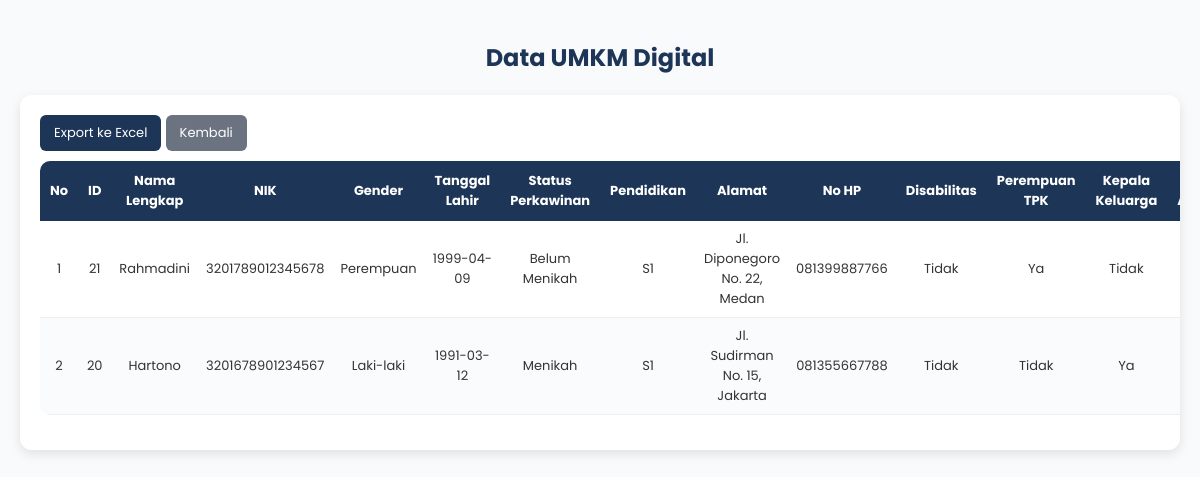
The page /umkm_digital.php?msg=invalid on the database its author committed.
### tables this page shows
CREATE TABLE `umkm` (
  `id` int(11) NOT NULL,
  `nama_lengkap` varchar(100) NOT NULL,
  `nik` varchar(20) NOT NULL,
  `gender` enum('Laki-laki','Perempuan') NOT NULL,
  `tanggal_lahir` date NOT NULL,
  `status_perkawinan` varchar(50) NOT NULL,
  `pendidikan` varchar(50) NOT NULL,
  `alamat_domisili` text NOT NULL,
  `no_hp` varchar(20) NOT NULL,
  `disabilitas` varchar(50) NOT NULL,
  `perempuan_tpk` varchar(50) NOT NULL,
  `kepala_keluarga` varchar(50) NOT NULL,
  `jumlah_anggota_keluarga` int(11) NOT NULL,
  `jumlah_tanggungan` int(11) NOT NULL,
  `tulang_punggung` varchar(50) NOT NULL,
  `nama_usaha` varchar(100) NOT NULL,
  `tahun_mulai` year(4) NOT NULL,
  `jenis_usaha` varchar(100) NOT NULL,
  `bidang_usaha` varchar(100) NOT NULL,
  `jumlah_pegawai` int(11) NOT NULL,
  `kapasitas_produksi` varchar(100) NOT NULL,
  `omzet` decimal(15,2) NOT NULL,
  `modal_awal` decimal(15,2) NOT NULL,
  `target_pasar` varchar(100) NOT NULL,
  `legalitas` varchar(100) NOT NULL,
  `nib` varchar(100) NOT NULL,
  `haki` varchar(100) NOT NULL,
  `pencatatan` varchar(100) NOT NULL,
  `saluran_digital` varchar(100) NOT NULL,
  `pembayaran` varchar(100) NOT NULL,
  `status_produksi` varchar(100) NOT NULL,
  `tempat_usaha` varchar(100) NOT NULL,
  `sumber_modal` varchar(100) NOT NULL,
  `ikut_pelatihan` varchar(50) NOT NULL,
  `butuh_pelatihan` varchar(50) NOT NULL,
  `jenis_pelatihan` varchar(150) NOT NULL,
  `hambatan_usaha` text NOT NULL,
  `foto_usaha` varchar(255) NOT NULL,
  `created_at` timestamp NOT NULL DEFAULT current_timestamp(),
  `updated_at` timestamp NOT NULL DEFAULT current_timestamp() ON UPDATE current_timestamp(),
  `level_umkm` tinyint(1) DEFAULT NULL
);

### umkm_digital.php (the view, shortened to what this page needs)
<?php
include "config.php";
$limit = 10;
$page = isset($_GET['page']) ? (int)$_GET['page'] : 1;
$start = ($page - 1) * $limit;
$sql = "SELECT * FROM umkm WHERE level_umkm = 3 ORDER BY created_at DESC LIMIT $start, $limit";
$result = mysqli_query($conn, $sql);
$kategori = "UMKM Digital";
?>
<!DOCTYPE html>
<html lang="id">
<head>
</head>
<body>
<h2>Data <?= htmlspecialchars($kategori); ?></h2>
<div class="card">
    <a href="export_umkm_digital.php" class="export-btn">Export ke Excel</a>
    <a href="datausaha.php" class="export-btn back-btn">Kembali</a>
    <table>
        <thead>
            <tr>
                <th>No</th>
                <th>ID</th>
                <th>Nama Lengkap</th>
                <th>NIK</th>
                <th>Gender</th>
                <th>Tanggal Lahir</th>
                <th>Status Perkawinan</th>
                <th>Pendidikan</th>
                <th>Alamat</th>
                <th>No HP</th>
                <th>Disabilitas</th>
                <th>Perempuan TPK</th>
                <th>Kepala Keluarga</th>
                <th>Jumlah Anggota</th>
            </tr>
        </thead>
        <tbody>
            <?php
            if (mysqli_num_rows($result) > 0) {
                $no = $start + 1;
                while ($row = mysqli_fetch_assoc($result)) {
                    echo "<tr>
                            <td>{$no}</td>
                            <td>{$row['id']}</td>
                            <td>{$row['nama_lengkap']}</td>
                            <td>{$row['nik']}</td>
                            <td>{$row['gender']}</td>
                            <td>{$row['tanggal_lahir']}</td>
                            <td>{$row['status_perkawinan']}</td>
                            <td>{$row['pendidikan']}</td>
                            <td>{$row['alamat_domisili']}</td>
                            <td>{$row['no_hp']}</td>
                            <td>{$row['disabilitas']}</td>
                            <td>{$row['perempuan_tpk']}</td>
                            <td>{$row['kepala_keluarga']}</td>
                            <td>{$row['jumlah_anggota_keluarga']}</td>
                            <td>{$row['jumlah_tanggungan']}</td>
                            <td>{$row['tulang_punggung']}</td>
                            <td>{$row['nama_usaha']}</td>
                            <td>{$row['tahun_mulai']}</td>
                            <td>{$row['jenis_usaha']}</td>
                            <td>{$row['bidang_usaha']}</td>
                            <td>{$row['jumlah_pegawai']}</td>
                            <td>{$row['kapasitas_produksi']}</td>
                            <td>Rp " . number_format($row['omzet'], 0, ',', '.') . "</td>
                            <td>Rp " . number_format($row['modal_awal'], 0, ',', '.') . "</td>
                            <td>{$row['target_pasar']}</td>
                            <td>{$row['legalitas']}</td>
                            <td>{$row['nib']}</td>
                            <td>{$row['haki']}</td>
                            <td>{$row['pencatatan']}</td>
                            <td>{$row['saluran_digital']}</td>
                            <td>{$row['pembayaran']}</td>
                            <td>{$row['status_produksi']}</td>
                            <td>{$row['tempat_usaha']}</td>
                            <td>{$row['sumber_modal']}</td>
                            <td>{$row['ikut_pelatihan']}</td>
                            <td>{$row['butuh_pelatihan']}</td>
                            <td>{$row['jenis_pelatihan']}</td>
                            <td>{$row['hambatan_usaha']}</td>
                            <td><img src='{$row['foto_usaha']}' width='60' alt='foto usaha'></td>
                            <td>{$row['level_umkm']}</td>
                            <td>{$row['created_at']}</td>
                                <a href='editdata.php?id={$row['id']}&redirect=umkm_digital.php' class='btn btn-edit'>Edit</a>
                                <button class='btn btn-delete' onclick='confirmDelete({$row['id']}, {$row['level_umkm']})'>Delete</button>
                          </tr>";
                    $no++;
                }
            } else {
                echo "<tr><td colspan='43' align='center'>Tidak ada data</td></tr>";
            }
            ?>
        </tbody>
    </table>
</div>
</body>
</html>

### umkm_digital.php (style rules this page uses)
body { font-family: 'Poppins', sans-serif; background-color: #f8fafc; margin: 0; padding: 20px; color: #333; }
h2 { color: #1d3557; text-align: center; margin-bottom: 20px; }
.card { background: #fff; padding: 20px; border-radius: 12px; box-shadow: 0 4px 12px rgba(0,0,0,0.1); margin: auto; max-width: 98%; overflow-x: auto; }
table { border-collapse: collapse; width: 100%; font-size: 13px; border-radius: 10px; overflow: hidden; }
th { background-color: #1d3557; color: white; text-align: center; padding: 10px; }
td { border-bottom: 1px solid #eee; padding: 8px; text-align: center; }
tr:nth-child(even) { background-color: #f9fbfd; }
.export-btn { display: inline-block; margin-bottom: 10px; background: #1d3557; color: #fff; padding: 8px 14px; border-radius: 6px; text-decoration: none; font-size: 13px; }
.back-btn { background: #6b7280 !important; }

### rows shown on the page
umkm: id "21", nama_lengkap "Rahmadini", nik "3201789012345678", gender "Perempuan", tanggal_lahir "1999-04-09", status_perkawinan "Belum Menikah", pendidikan "S1", alamat_domisili "Jl. Diponegoro No. 22, Medan", no_hp "081399887766", disabilitas "Tidak", perempuan_tpk "Ya", kepala_keluarga "Tidak"
umkm: id "20", nama_lengkap "Hartono", nik "3201678901234567", gender "Laki-laki", tanggal_lahir "1991-03-12", status_perkawinan "Menikah", pendidikan "S1", alamat_domisili "Jl. Sudirman No. 15, Jakarta", no_hp "081355667788", disabilitas "Tidak", perempuan_tpk "Tidak", kepala_keluarga "Ya"

### other values the page prints
$kategori "UMKM Digital"
